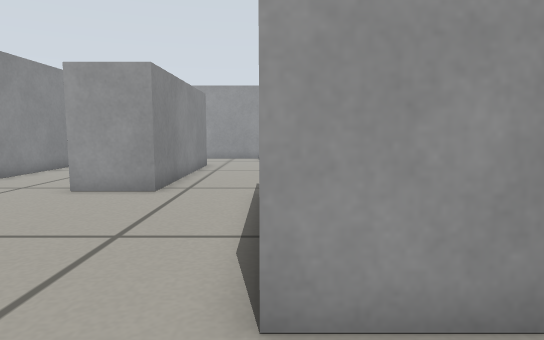
View 1 (above)

17 first-person views from a walk through a Gazebo world. The camera is 0.33 m above the floor, tilts 6° down and sees 75° across. The floor is counted in squares, 0.2 m on a side. Each view is taken from the middle of a square. On the plan, view 1 faces up. The plan holds only what a view shows up to about 17 squares ahead; the rest is blank.

View 2
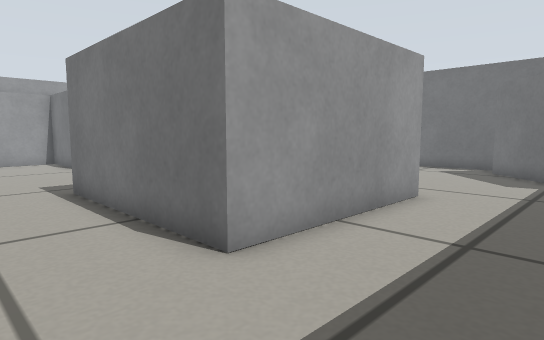

View 3
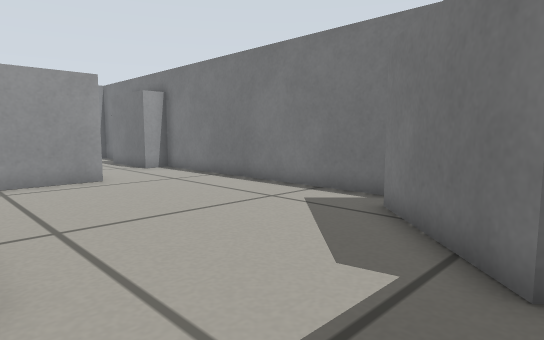

View 4
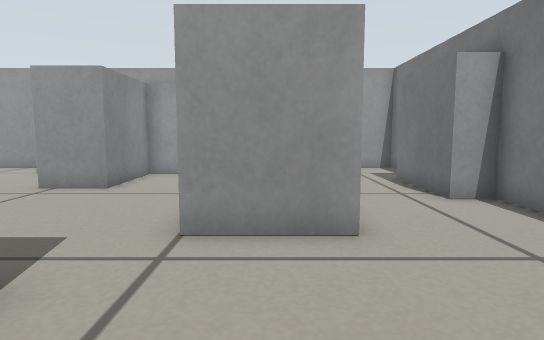

View 5
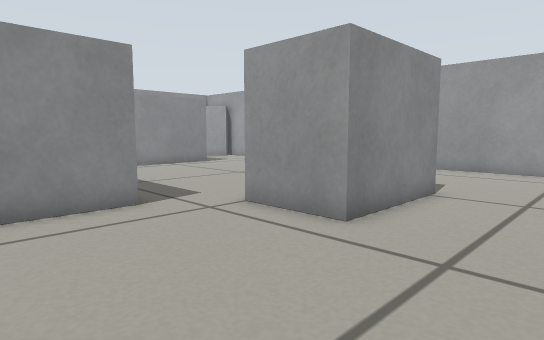

View 6
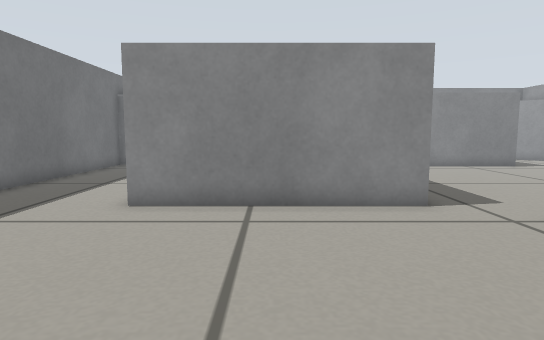

View 7
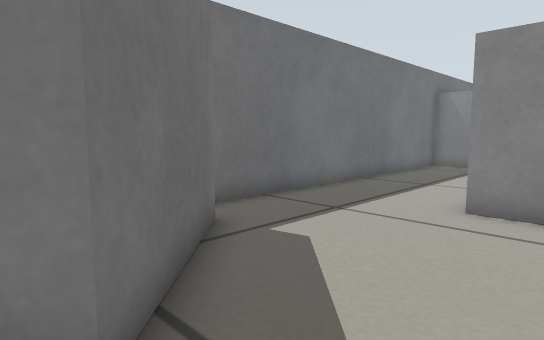

View 8
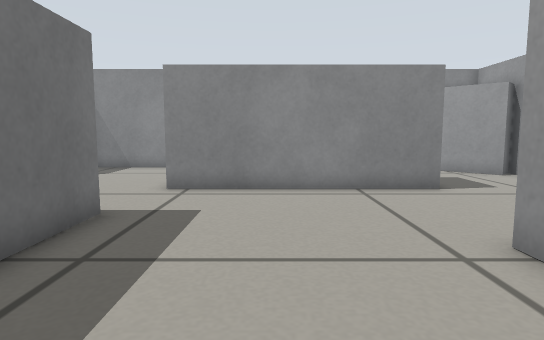

View 9
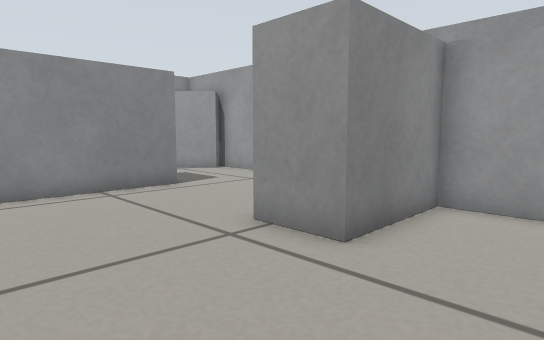

View 10
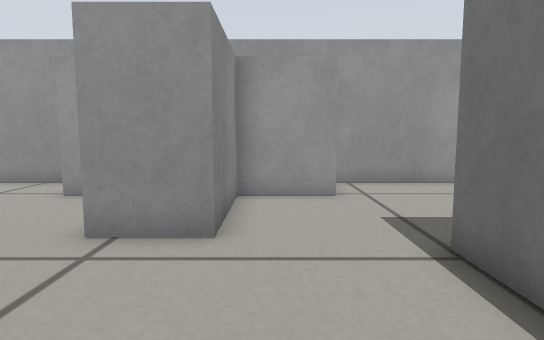

View 11
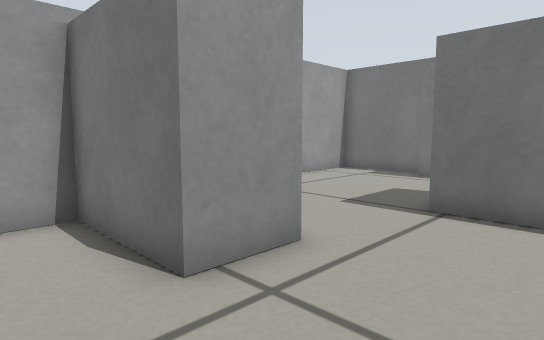

View 12
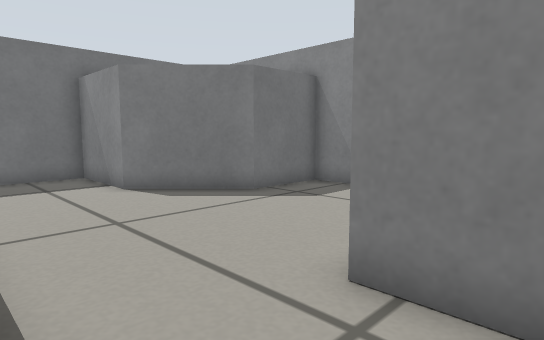

View 13
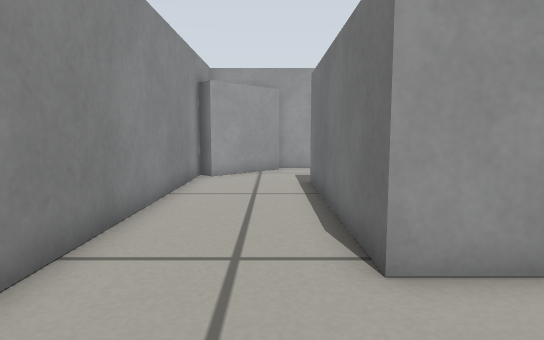

View 14
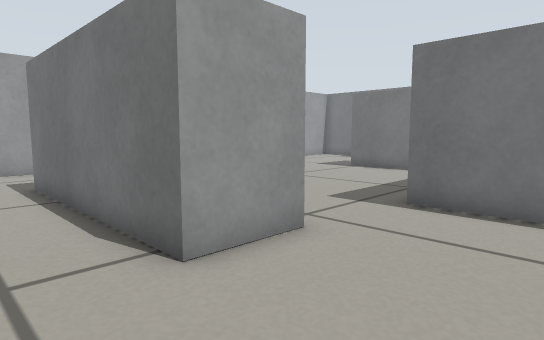

View 15
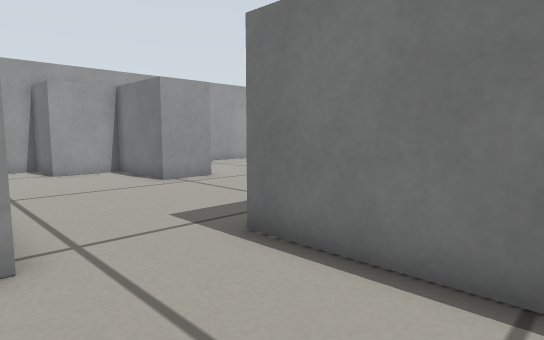

View 16
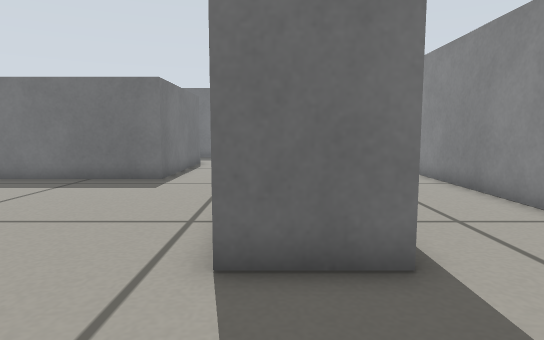

View 17
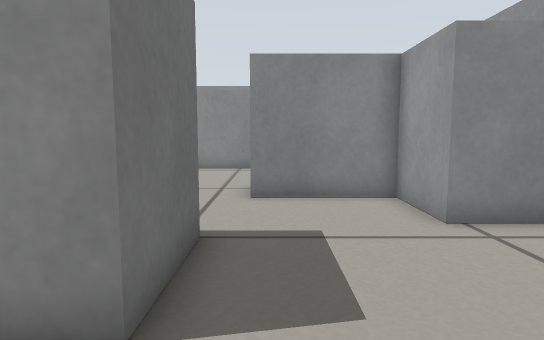

### Floor plan
Points are (right, up) in squares from view 1. A wall is a line through its corners. A room is listed if a view was taken in it or the views show most of it. See-through windows are left out.
Room 1 (views 1, 2, 3, 4, 5, 6, 7, 8, 9, 10, 11, 12, 17)
walls: (6.2, 9.6) (6.2, 2.8) (-0.1, 2.8); (7.5, 12.8) (7.5, 15.9) (10.4, 15.9) (10.4, 11.6) (7.5, 11.6); (-0.1, 9.5) (5.6, 9.5); (14.6, 3) (14.6, 14.7) (13.4, 14.7) (13.4, 18.6); (10, -0.5) (13.3, 2.8) (13.7, 2.3); (14.6, 18.9) (14.6, 22.6) (7, 22.6); (6.7, 22) (6.7, 20.2) (4.1, 20.2) (4.1, 16.5) (2, 16.5) (2, 20.2) (-0.5, 20.2); (-3.3, 17.9) (-3.3, 9.9); (-4.2, 1.7) (-4.2, -1.8) (9.1, -1.8)
ways out: opening at (-2, 2.7) to room 2; opening at (-1.5, 9.5) to room 2; opening at (-1.5, 18.5) to room 2
Room 2 (views 13, 14, 15, 16)
walls: (-3.3, 9.9) (-5.7, 9.9) (-5.7, 17.9) (-3.3, 17.9); (-9.8, 19.9) (-9.8, 4.3) (-6.9, 4.3) (-4.2, 1.7); (-0.5, 20.2) (-0.5, 22.6) (-7.3, 22.6) (-6.7, 22) (-9.3, 19.4); (-0.1, 2.8) (-0.1, 9.5)
ways out: opening at (-2, 2.7) to room 1; opening at (-1.5, 9.5) to room 1; opening at (-1.5, 18.5) to room 1

Where each view was taken, in squares from view 1:
view 1: 0 up, 0 right, facing up
view 2: 1 down, 3 left, facing up-right
view 3: 1 down, 6 right, facing up-right
view 4: 6 up, 9 right, facing up
view 5: 6 up, 14 right, facing up-left
view 6: 6 up, 14 right, facing left
view 7: 5 up, 14 right, facing down-left
view 8: 13 up, 7 right, facing left
view 9: 12 up, 7 right, facing up-left
view 10: 11 up, 5 right, facing up
view 11: 13 up, 0 right, facing up-right
view 12: 12 up, 0 right, facing down-left
view 13: 6 up, 7 left, facing up
view 14: 6 up, 8 left, facing up-right
view 15: 5 up, 4 left, facing up-right
view 16: 22 up, 4 left, facing down
view 17: 17 up, 13 right, facing left
